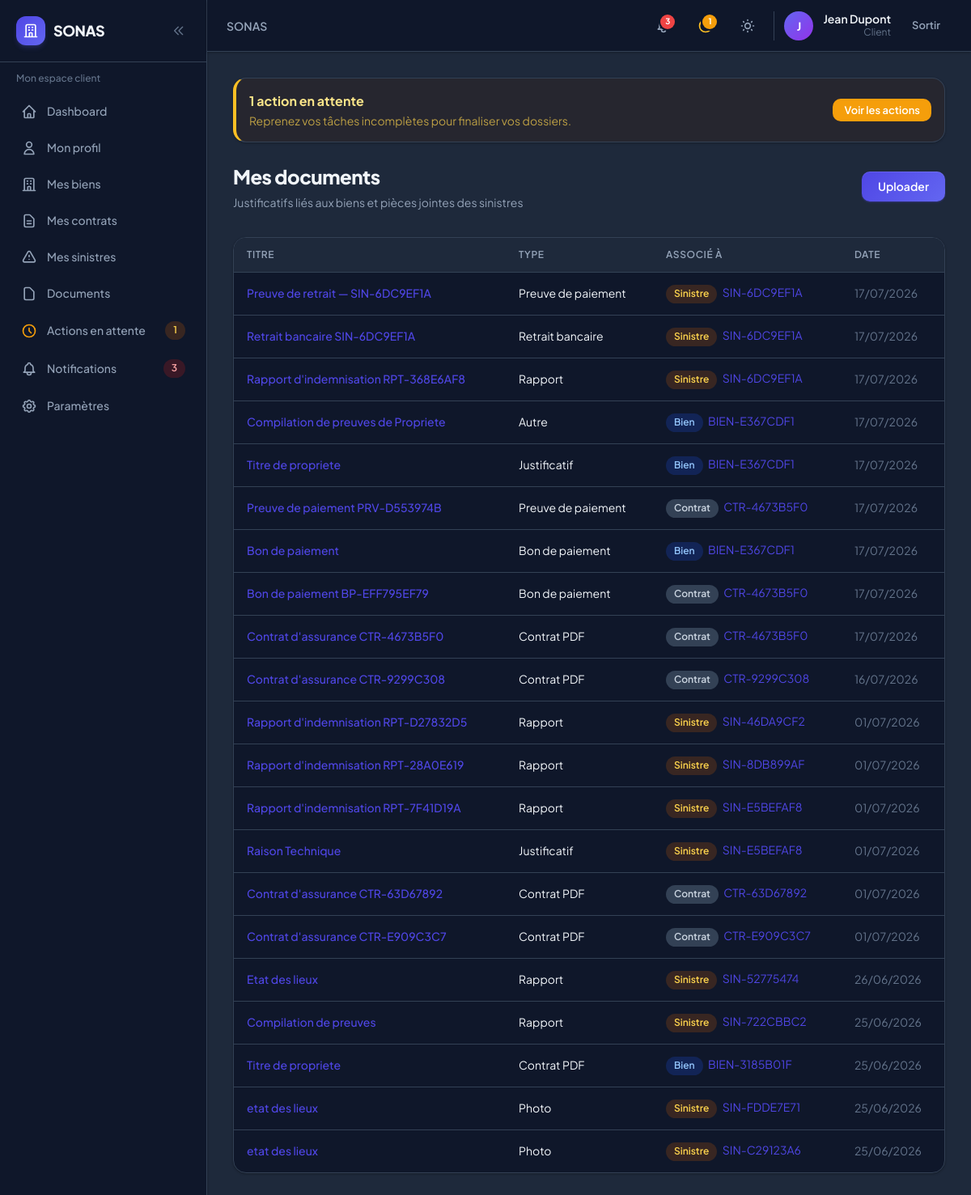
/client/documents/ (signed in), run on the app's committed database.
### accounts/models.py (models this page shows, shortened)
class User(AbstractUser):
    role = models.CharField(
        max_length=10,
        choices=UserRole.choices,
        default=UserRole.CLIENT,
        db_index=True,
    )
    phone = models.CharField(max_length=20, blank=True)
    theme_preference = models.CharField(
        max_length=10,
        choices=[('light', 'Clair'), ('dark', 'Sombre'), ('system', 'Système')],
        default='system',
    )
    created_at = models.DateTimeField(auto_now_add=True)
    updated_at = models.DateTimeField(auto_now=True)
    class Meta:
        verbose_name = 'Utilisateur'
        verbose_name_plural = 'Utilisateurs'
    @property
    def is_client(self):
        return self.role == UserRole.CLIENT
    @property
    def is_internal(self):
        return self.role in (UserRole.AGENT, UserRole.GERANT, UserRole.ADMIN)

### documents/models.py (models this page shows, shortened)
class Document(models.Model):
    sinistre = models.ForeignKey(
        Sinistre, on_delete=models.CASCADE, null=True, blank=True, related_name='documents'
    )
    bien = models.ForeignKey(
        Bien, on_delete=models.CASCADE, null=True, blank=True, related_name='documents'
    )
    contrat = models.ForeignKey(
        'contrats.Contrat',
        on_delete=models.CASCADE,
        null=True,
        blank=True,
        related_name='documents',
    )
    type_document = models.CharField(max_length=20, choices=DocumentType.choices, default=DocumentType.JUSTIFICATIF)
    titre = models.CharField(max_length=200)
    fichier = models.FileField(upload_to=document_upload_path)
    taille_octets = models.PositiveIntegerField(default=0)
    uploaded_by = models.ForeignKey(
        settings.AUTH_USER_MODEL,
        on_delete=models.SET_NULL,
        null=True,
        related_name='documents_uploades',
    )
    created_at = models.DateTimeField(auto_now_add=True)
    class Meta:
        verbose_name = 'Document'
        verbose_name_plural = 'Documents'
        ordering = ['-created_at']

### sinistres/models.py (models this page shows, shortened)
class Sinistre(models.Model):
    contrat = models.ForeignKey(Contrat, on_delete=models.CASCADE, related_name='sinistres')
    reference = models.CharField(max_length=50, unique=True)
    type_sinistre = models.CharField(max_length=20, choices=SinistreType.choices)
    description = models.TextField()
    date_sinistre = models.DateField()
    statut = models.CharField(max_length=15, choices=SinistreStatut.choices, default=SinistreStatut.DECLARE)
    motif_rejet = models.TextField(blank=True)
    montant_estime = models.DecimalField(max_digits=12, decimal_places=2, null=True, blank=True)
    plafond_indemnisation = models.DecimalField(
        max_digits=12,
        decimal_places=2,
        null=True,
        blank=True,
        help_text='Plafond d\'indemnisation applicable à ce sinistre.',
    )
    montant_indemnise = models.DecimalField(
        max_digits=12,
        decimal_places=2,
        null=True,
        blank=True,
        help_text='Montant effectivement indemnisé après validation.',
    )
    declare_par = models.ForeignKey(
        settings.AUTH_USER_MODEL,
        on_delete=models.SET_NULL,
        null=True,
        related_name='sinistres_declares',
    )
    valide_par = models.ForeignKey(
        settings.AUTH_USER_MODEL,
        on_delete=models.SET_NULL,
        null=True,
        blank=True,
        related_name='sinistres_valides',
    )
    date_validation = models.DateTimeField(null=True, blank=True)
    indemnisation_accordee = models.BooleanField(
        null=True,
        blank=True,
        help_text='Décision agent : une indemnisation est-elle accordée pour ce sinistre ?',
    )
    montant_indemnisation_propose = models.DecimalField(
        max_digits=12,
        decimal_places=2,
        null=True,
        blank=True,
        help_text='Montant proposé par l\'agent pour indemnisation.',
    )
    notes_traitement = models.TextField(
        blank=True,
        help_text='Notes internes de l\'agent sur le traitement du dossier.',
    )
    traite_par = models.ForeignKey(
        settings.AUTH_USER_MODEL,
        on_delete=models.SET_NULL,
        null=True,
        blank=True,
        related_name='sinistres_traites',
    )
    soumis_validation = models.BooleanField(
        default=False,
        help_text='Dossier transmis au gérant pour validation finale.',
    )
    date_soumission = models.DateTimeField(null=True, blank=True)
    is_urgent = models.BooleanField(default=False)
    statut_retrait_paiement = models.CharField(
        max_length=10,
        choices=StatutRetraitPaiement.choices,
        default=StatutRetraitPaiement.ROUGE,
    )
    document_retrait_bancaire = models.ForeignKey(
        'documents.Document',
        on_delete=models.SET_NULL,
        null=True,
        blank=True,
        related_name='sinistres_retrait_bancaire',
    )
    preuve_retrait_indemnisation = models.ForeignKey(
        'documents.Document',
        on_delete=models.SET_NULL,
        null=True,
        blank=True,
        related_name='sinistres_preuve_retrait',
    )
    created_at = models.DateTimeField(auto_now_add=True)
    updated_at = models.DateTimeField(auto_now=True)
    class Meta:
        verbose_name = 'Sinistre'
        verbose_name_plural = 'Sinistres'
        ordering = ['-created_at']

### biens/models.py (models this page shows, shortened)
class Bien(models.Model):
    client = models.ForeignKey(Client, on_delete=models.CASCADE, related_name='biens')
    reference = models.CharField(max_length=50, unique=True)
    type_bien = models.CharField(max_length=20, choices=BienType.choices, default=BienType.APPARTEMENT)
    adresse = models.TextField()
    code_postal = models.CharField(max_length=10)
    ville = models.CharField(max_length=100)
    surface_m2 = models.DecimalField(max_digits=10, decimal_places=2, null=True, blank=True)
    valeur_estimee = models.DecimalField(
        max_digits=14,
        decimal_places=2,
        null=True,
        blank=True,
        help_text='Valeur estimée du bien en USD (utilisée pour la grille tarifaire).',
    )
    grille_tarifaire = models.ForeignKey(
        'contrats.GrilleTarifaire',
        on_delete=models.SET_NULL,
        null=True,
        blank=True,
        related_name='biens',
        verbose_name='Forfait d\'assurance',
    )
    description = models.TextField(blank=True)
    statut = models.CharField(max_length=15, choices=BienStatut.choices, default=BienStatut.EN_ATTENTE)
    motif_rejet = models.TextField(blank=True)
    created_at = models.DateTimeField(auto_now_add=True)
    updated_at = models.DateTimeField(auto_now=True)
    class Meta:
        verbose_name = 'Bien'
        verbose_name_plural = 'Biens'
        ordering = ['-created_at']

### contrats/models.py (models this page shows, shortened)
class Contrat(models.Model):
    client = models.ForeignKey(Client, on_delete=models.CASCADE, related_name='contrats')
    bien = models.ForeignKey(Bien, on_delete=models.CASCADE, related_name='contrats')
    reference = models.CharField(max_length=50, unique=True)
    date_debut = models.DateField()
    date_fin = models.DateField()
    statut = models.CharField(
        max_length=15,
        choices=ContratStatut.choices,
        default=ContratStatut.BROUILLON,
    )
    montant_annuel = models.DecimalField(max_digits=12, decimal_places=2, null=True, blank=True)
    plafond_indemnisation = models.DecimalField(
        max_digits=12,
        decimal_places=2,
        default=0,
        help_text='Plafond total d\'indemnisation du contrat (USD).',
    )
    montant_indemnise_cumule = models.DecimalField(
        max_digits=12,
        decimal_places=2,
        default=0,
        help_text='Montant total déjà indemnisé sur ce contrat (USD).',
    )
    grille_tarifaire = models.ForeignKey(
        GrilleTarifaire,
        on_delete=models.SET_NULL,
        null=True,
        blank=True,
        related_name='contrats',
        verbose_name='Forfait d\'assurance',
    )
    bon_paiement_reference = models.CharField(max_length=50, blank=True, db_index=True)
    paiement_valide = models.BooleanField(default=False)
    notes = models.TextField(blank=True)
    date_souscription = models.DateTimeField(null=True, blank=True)
    alerte_j30_envoyee = models.BooleanField(default=False)
    alerte_j15_envoyee = models.BooleanField(default=False)
    alerte_j7_envoyee = models.BooleanField(default=False)
    alerte_j0_envoyee = models.BooleanField(default=False)
    sinistres_bloques = models.BooleanField(default=False)
    created_at = models.DateTimeField(auto_now_add=True)
    updated_at = models.DateTimeField(auto_now=True)
    class Meta:
        verbose_name = 'Contrat'
        verbose_name_plural = 'Contrats'
        ordering = ['-created_at']

### documents/views.py (the view, shortened to what this page needs)
# urls.py: path('', views.document_list, name='list'),
@login_required
def document_list(request):
    if request.user.is_client:
        client = request.user.client_profile
        docs = Document.objects.filter(
            models.Q(sinistre__contrat__client=client)
            | models.Q(bien__client=client)
            | models.Q(contrat__client=client)
        ).select_related('sinistre', 'sinistre__contrat', 'bien', 'contrat')
        context = {'documents': docs, 'is_internal_list': False}
    return render(request, 'documents/list.html', context)

### templates/documents/list.html (shortened to what this page needs)
{% extends 'base.html' %}
{% block content %}
<div class="sonas-page-header flex flex-col sm:flex-row sm:items-center sm:justify-between gap-4 mb-8">
    <div>
        <h1>{% if user.is_client %}Mes documents{% else %}Documents{% endif %}</h1>
        <p>{% if is_internal_list %}Consultation et recherche de tous les documents du système{% else %}Justificatifs liés aux biens et pièces jointes des sinistres{% endif %}</p>
    </div>
    <a href="{% if user.is_client %}{% url 'documents_client:upload' %}{% else %}{% url 'documents:upload' %}{% endif %}" class="sonas-btn sonas-btn-primary shrink-0">Uploader</a>
</div>
<div class="hidden lg:block sonas-card overflow-hidden sonas-table-wrap">
    <table class="sonas-table">
        <thead><tr>
            <th>Titre</th>
            <th>Type</th>
            <th>Associé à</th>
            <th>Date</th>
        </tr></thead>
        <tbody>
            {% for doc in documents %}
            <tr>
                <td><a href="{{ doc.fichier.url }}" class="text-indigo-600 hover:underline font-medium" target="_blank" rel="noopener">{{ doc.titre }}</a></td>
                <td>{{ doc.get_type_document_display }}</td>
                <td>
                    {% if doc.contrat %}
                    <span class="sonas-badge sonas-badge-gray">Contrat</span>
                    <a href="{% url 'contrats:detail' doc.contrat.pk %}" class="text-indigo-600 hover:underline ml-1">{{ doc.contrat.reference }}</a>
                    {% elif doc.sinistre %}
                    <span class="sonas-badge sonas-badge-yellow">Sinistre</span>
                    <a href="{% if user.is_client %}{% url 'sinistres_client:detail' doc.sinistre.pk %}{% else %}{% url 'sinistres:detail' doc.sinistre.pk %}{% endif %}" class="text-indigo-600 hover:underline ml-1">{{ doc.sinistre.reference }}</a>
                    {% elif doc.bien %}
                    <span class="sonas-badge sonas-badge-blue">Bien</span>
                    <a href="{% if user.is_client %}{% url 'biens_client:detail' doc.bien.pk %}{% else %}{% url 'biens:detail' doc.bien.pk %}{% endif %}" class="text-indigo-600 hover:underline ml-1">{{ doc.bien.reference }}</a>
                    {% else %}—{% endif %}
                </td>
                <td class="text-slate-500">{{ doc.created_at|date:"d/m/Y" }}</td>
            </tr>
            {% empty %}
            <tr><td colspan="{% if is_internal_list %}5{% else %}4{% endif %}" class="p-8 text-center text-slate-500">Aucun document{% if is_internal_list %} ne correspond aux critères{% endif %}.</td></tr>
            {% endfor %}
        </tbody>
    </table>
</div>
{% endblock %}

### templates/partials/navbar.html (shortened to what this page needs)
<header class="sticky top-0 z-30 sonas-card border-0 border-b rounded-none px-3 sm:px-6 h-14 sm:h-16 flex items-center justify-between shrink-0 gap-2">
    <div class="flex items-center gap-2 sm:gap-4 min-w-0 flex-1">
        <h2 class="text-sm font-semibold text-slate-500 dark:text-slate-400 truncate hidden lg:block">
            {% block page_breadcrumb %}SONAS{% endblock %}
        </h2>
    </div>
    <div class="flex items-center gap-1 sm:gap-3 shrink-0">
        <a href="{% url url_notifications_list %}" class="relative p-2.5 rounded-xl hover:bg-slate-100 dark:hover:bg-slate-800 transition-colors" title="Notifications{% if unread_notifications_count %} ({{ unread_notifications_count }}){% endif %}">
            {% if unread_notifications_count %}
            <span class="absolute top-1.5 right-1.5 min-w-[1.125rem] h-[1.125rem] px-0.5 bg-red-500 rounded-full ring-2 ring-white dark:ring-slate-900 text-[10px] font-bold text-white flex items-center justify-center">{{ unread_notifications_count }}</span>
            {% endif %}
        </a>
        {% if pending_actions_count %}
        <a href="{% url url_pending_actions %}" class="relative p-2.5 rounded-xl hover:bg-slate-100 dark:hover:bg-slate-800 transition-colors" title="Actions en attente ({{ pending_actions_count }})">
            <span class="absolute top-1.5 right-1.5 min-w-[1.125rem] h-[1.125rem] px-0.5 bg-amber-500 rounded-full ring-2 ring-white dark:ring-slate-900 text-[10px] font-bold text-white flex items-center justify-center">{{ pending_actions_count }}</span>
        </a>
        {% endif %}
        <button @click="toggle()" class="p-2.5 rounded-xl hover:bg-slate-100 dark:hover:bg-slate-800 transition-colors" title="Thème">
        </button>
        <div class="hidden sm:flex items-center gap-3 pl-3 border-l border-slate-200 dark:border-slate-700">
            <div class="w-9 h-9 rounded-full bg-gradient-to-br from-indigo-500 to-purple-600 flex items-center justify-center text-white text-sm font-bold">
                {{ user.first_name|first|default:user.username|first|upper }}
            </div>
            <div class="text-right hidden md:block">
                <p class="text-sm font-semibold leading-tight">{{ user.get_full_name|default:user.username }}</p>
                <p class="text-xs text-slate-500">{{ user.get_role_display }}</p>
            </div>
        </div>
        <form method="post" action="{% url 'accounts:logout' %}">
            <button type="submit" class="sonas-btn sonas-btn-ghost sonas-btn-sm">Sortir</button>
        </form>
    </div>
</header>

### data on the page
User: first_name|first "J", get_full_name "Jean Dupont", role "Client"
Document: titre "Preuve de retrait — SIN-6DC9EF1A", type_document "Preuve de paiement", sinistre.reference "SIN-6DC9EF1A", created_at "17/07/2026"
Document: titre "Retrait bancaire SIN-6DC9EF1A", type_document "Retrait bancaire", sinistre.reference "SIN-6DC9EF1A", created_at "17/07/2026"
Document: titre "Rapport d'indemnisation RPT-368E6AF8", type_document "Rapport", sinistre.reference "SIN-6DC9EF1A", created_at "17/07/2026"
Document: titre "Compilation de preuves de Propriete", type_document "Autre", bien.reference "BIEN-E367CDF1", created_at "17/07/2026"
Document: titre "Titre de propriete", type_document "Justificatif", bien.reference "BIEN-E367CDF1", created_at "17/07/2026"
Document: titre "Preuve de paiement PRV-D553974B", type_document "Preuve de paiement", contrat.reference "CTR-4673B5F0", created_at "17/07/2026"
Document: titre "Bon de paiement", type_document "Bon de paiement", bien.reference "BIEN-E367CDF1", created_at "17/07/2026"
Document: titre "Bon de paiement BP-EFF795EF79", type_document "Bon de paiement", contrat.reference "CTR-4673B5F0", created_at "17/07/2026"
Document: titre "Contrat d'assurance CTR-4673B5F0", type_document "Contrat PDF", contrat.reference "CTR-4673B5F0", created_at "17/07/2026"
Document: titre "Contrat d'assurance CTR-9299C308", type_document "Contrat PDF", contrat.reference "CTR-9299C308", created_at "16/07/2026"
Document: titre "Rapport d'indemnisation RPT-D27832D5", type_document "Rapport", sinistre.reference "SIN-46DA9CF2", created_at "01/07/2026"
Document: titre "Rapport d'indemnisation RPT-28A0E619", type_document "Rapport", sinistre.reference "SIN-8DB899AF", created_at "01/07/2026"
Document: titre "Rapport d'indemnisation RPT-7F41D19A", type_document "Rapport", sinistre.reference "SIN-E5BEFAF8", created_at "01/07/2026"
Document: titre "Raison Technique", type_document "Justificatif", sinistre.reference "SIN-E5BEFAF8", created_at "01/07/2026"
Document: titre "Contrat d'assurance CTR-63D67892", type_document "Contrat PDF", contrat.reference "CTR-63D67892", created_at "01/07/2026"
Document: titre "Contrat d'assurance CTR-E909C3C7", type_document "Contrat PDF", contrat.reference "CTR-E909C3C7", created_at "01/07/2026"
Document: titre "Etat des lieux", type_document "Rapport", sinistre.reference "SIN-52775474", created_at "26/06/2026"
Document: titre "Compilation de preuves", type_document "Rapport", sinistre.reference "SIN-722CBBC2", created_at "25/06/2026"
Document: titre "Titre de propriete", type_document "Contrat PDF", bien.reference "BIEN-3185B01F", created_at "25/06/2026"
Document: titre "etat des lieux", type_document "Photo", sinistre.reference "SIN-FDDE7E71", created_at "25/06/2026"
Document: titre "etat des lieux", type_document "Photo", sinistre.reference "SIN-C29123A6", created_at "25/06/2026"

### other printed values
{{ pending_actions_count }} "1"
{{ unread_notifications_count }} "3"
